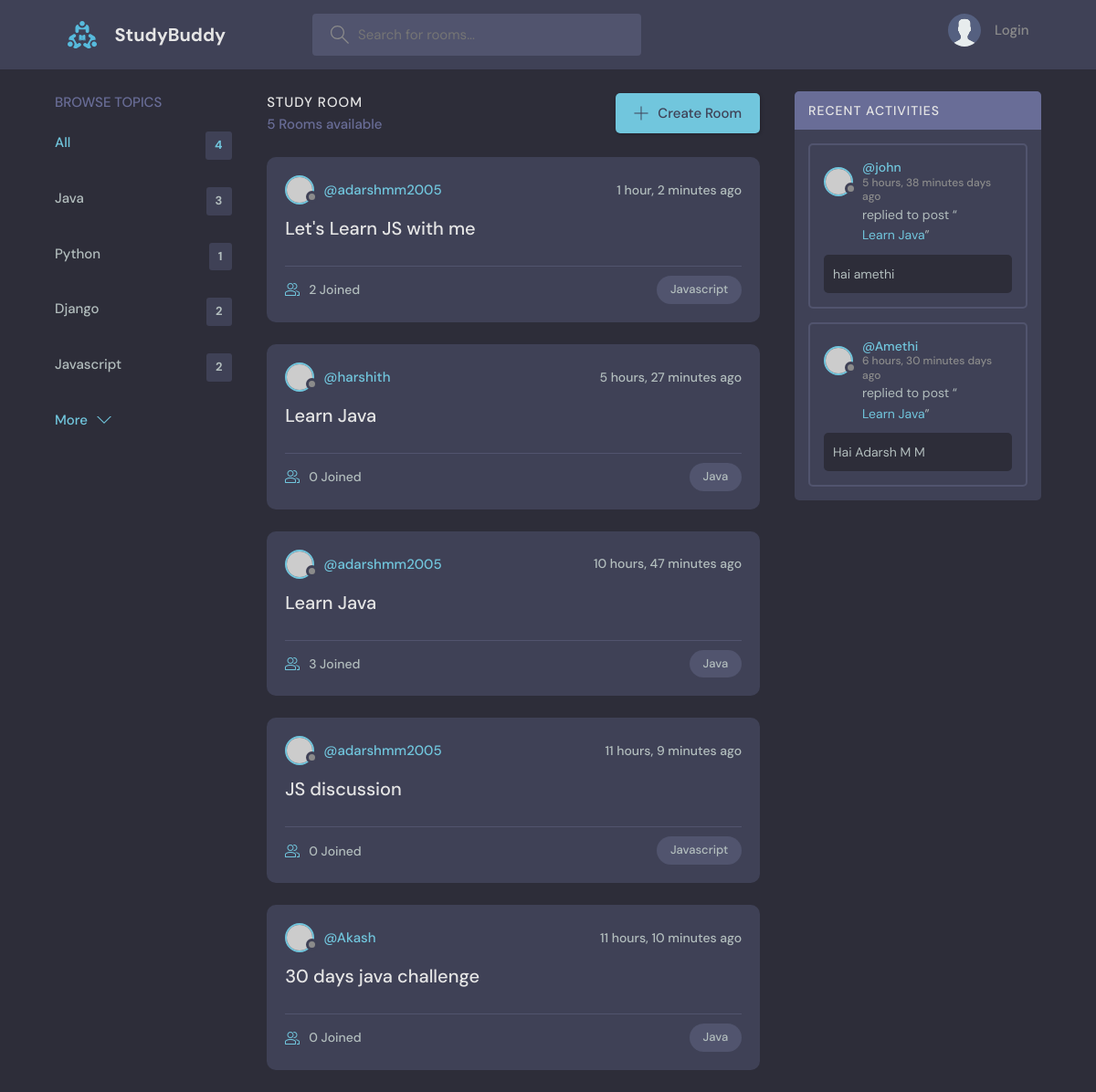
Screenshot of /?q=Java with the database file from the repository.
### firstapp/models.py (models this page shows)
class Topic(models.Model):
    name=models.CharField(max_length=150,null=True)
    def __str__(self) :
        return self.name

class Room(models.Model):
    topic=models.ForeignKey(Topic,on_delete=models.SET_NULL,null=True)
    host=models.ForeignKey(User, on_delete=models.SET_NULL,null=True)
    name=models.CharField(max_length=50,editable=True)
    participants=models.ManyToManyField(User,related_name='participants',blank=True)
    description=models.TextField(null=True,blank=True)
    update=models.DateTimeField(auto_now=True)
    created=models.DateTimeField(auto_now_add=True)
    class Meta:
        ordering=[ '-created','-update']
    def __str__(self):
       return self.name

class Message(models.Model):
    user=models.ForeignKey(User,on_delete=models.CASCADE)
    room=models.ForeignKey(Room,on_delete=models.CASCADE)
    body=models.TextField()
    update=models.DateTimeField(auto_now=True)
    created=models.DateTimeField(auto_now_add=True)
    class Meta:
        ordering=[ '-created','-update']
    def __str__(self):
        return self.body[0:50]

### firstapp/views.py (the view)
# urls.py: path('', views.home, name='home'),
def home(request):
    q=request.GET.get('q') if request.GET.get('q')!=None else ''
    roooms=Room.objects.filter(Q(topic__name__icontains=q) | Q(name__icontains=q) | Q(description__icontains=q))
    topic=Topic.objects.all()[0:4]
    total=roooms.count()
    comment=Message.objects.filter(Q(room__topic__name__contains=q))
    return render(request,'firstapp/home.html',{'rooms':roooms,'topics':topic,'count':total,'comments':comment})

### firstapp/templates/firstapp/home.html (shortened to what this page needs)
{% extends 'main.html' %}
{% block content %}
    <main class="layout layout--3">
      <div class="container">
        {% include 'firstapp/topics_component.html' %}
        <div class="roomList">
          <div class="roomList__header">
            <div>
              <h2>Study Room</h2>
              <p>{{count}} Rooms available</p>
            </div>
            <a class="btn btn--main" href="{% url 'create-room' %}">
              <svg version="1.1" xmlns="http://www.w3.org/2000/svg" width="32" height="32" viewBox="0 0 32 32">
                <title>add</title>
                <path
                  d="M16.943 0.943h-1.885v14.115h-14.115v1.885h14.115v14.115h1.885v-14.115h14.115v-1.885h-14.115v-14.115z"
                ></path>
              </svg>
              Create Room
            </a>
          </div>
          {% include 'firstapp/feed_component.html'%}
        </div>
         {% include 'firstapp/activity_component.html' %}
      </div>
    </main>
   {% endblock content%}

### firstapp/templates/firstapp/topics_component.html
<div class="topics">
    <div class="topics__header">
      <h2>Browse Topics</h2>
    </div>
    <ul class="topics__list">
      <li>
        <a href="{% url 'home'%}" class="active">All <span>{{topics.count}}</span></a>
      </li>
      {% for topic in topics%}
      <li>
        <a href="{% url 'home'%}?q={{topic.name}}">{{topic.name}}<span>{{topic.room_set.all.count}}</span></a>
      </li>
     {% endfor %}
    </ul>
    <a class="btn btn--link" href="{% url 'topics' %}">
      More
      <svg version="1.1" xmlns="http://www.w3.org/2000/svg" width="32" height="32" viewBox="0 0 32 32">
        <title>chevron-down</title>
        <path d="M16 21l-13-13h-3l16 16 16-16h-3l-13 13z"></path>
      </svg>
    </a>
  </div>

### firstapp/templates/firstapp/feed_component.html (shortened to what this page needs)
{% for r in rooms %}
          <div class="roomListRoom">
            <div class="roomListRoom__header">
              <a href="{% url 'user-profile' r.host.id %}" class="roomListRoom__author">
                <div class="avatar avatar--small">
                  <img src="https://randomuser.me/api/portraits/men/37.jpg" />
                </div>
                <span>@{{r.host.username}}</span>
              </a>
              <div class="roomListRoom__actions">
                <span>{{r.created|timesince}} ago</span>
              </div>
            </div>
            <div class="roomListRoom__content">
              <a href="{% url 'room' r.id %}">{{r.name}}</a>
            </div>
            <div class="roomListRoom__meta">
              <a href="{% url 'room' r.id %}" class="roomListRoom__joined">
                {{r.participants.all.count}} Joined
              </a>
              <p class="roomListRoom__topic">{{r.topic.name}}</p>
            </div>
          </div>
          {% endfor %}

### firstapp/templates/firstapp/activity_component.html (shortened to what this page needs)
<div class="activities">
    <div class="activities__header">
      <h2>Recent Activities</h2>
    </div>
    {% for msg in comments %}
    <div class="activities__box">
      <div class="activities__boxHeader roomListRoom__header">
        <a href="{% url 'user-profile' msg.user.id %}" class="roomListRoom__author">
          <div class="avatar avatar--small">
            <img src="https://randomuser.me/api/portraits/women/11.jpg" />
          </div>
          <p>
            @{{msg.user}}
            <span>{{msg.created|timesince}} days ago</span>
          </p>
        </a>
      </div>
      <div class="activities__boxContent">
        <p>replied to post “<a href="{% url 'room' msg.room.id%}">{{msg.room.name}}</a>”</p>
        <div class="activities__boxRoomContent">
            {{msg.body}}
        </div>
      </div>
    </div>
    {% endfor %}
  </div>

### rows the page displays
Topic: name "Java", room_set.all.count "3"
Topic: name "Python", room_set.all.count "1"
Topic: name "Django", room_set.all.count "2"
Topic: name "Javascript", room_set.all.count "2"
Room: host.username "adarshmm2005", created "1 hour, 2 minutes", name "Let's Learn JS with me", participants.all.count "2", topic.name "Javascript"
Room: host.username "harshith", created "5 hours, 27 minutes", name "Learn Java", participants.all.count "0", topic.name "Java"
Room: host.username "adarshmm2005", created "10 hours, 47 minutes", name "Learn Java", participants.all.count "3", topic.name "Java"
Room: host.username "adarshmm2005", created "11 hours, 9 minutes", name "JS discussion", participants.all.count "0", topic.name "Javascript"
Room: host.username "Akash", created "11 hours, 10 minutes", name "30 days java challenge", participants.all.count "0", topic.name "Java"
Message: user "john", created "5 hours, 38 minutes", room.name "Learn Java", body "hai amethi"
Message: user "Amethi", created "6 hours, 30 minutes", room.name "Learn Java", body "Hai Adarsh M M"

### other values shown
{{ topics.count }} "4"
{{ count }} "5"
